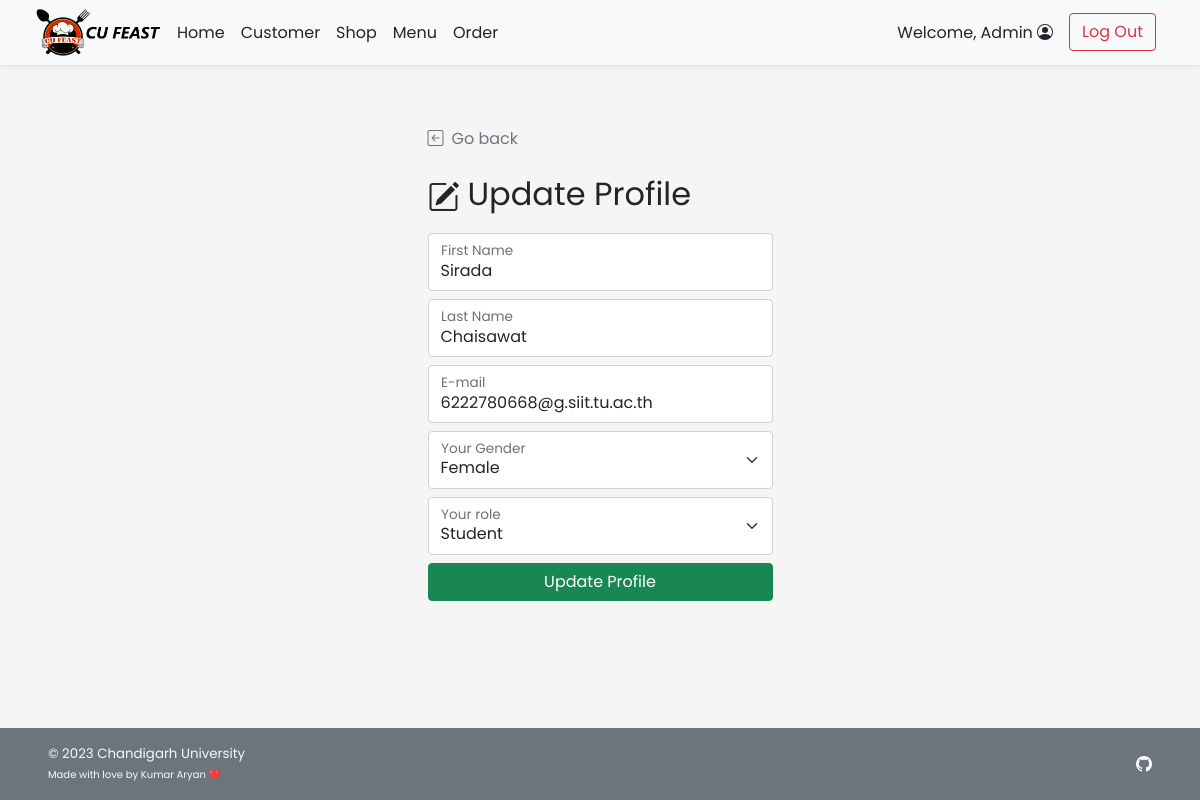
Page /admin/admin_customer_edit.php?c_id=2 (signed in) on the committed database.
### tables this page shows
CREATE TABLE `customer` (
  `c_id` int(11) NOT NULL,
  `c_username` varchar(45) NOT NULL,
  `c_pwd` varchar(45) NOT NULL,
  `c_firstname` varchar(45) NOT NULL,
  `c_lastname` varchar(45) NOT NULL,
  `c_email` varchar(100) NOT NULL,
  `c_gender` varchar(1) NOT NULL COMMENT 'M for Male, F for Female',
  `c_type` varchar(3) NOT NULL COMMENT 'Type of customer in this canteen (STD for student, INS for instructor, STF for staff, GUE for guest, ADM for admin, OTH for other)'
);

### admin/admin_customer_edit.php (the view, shortened to what this page needs)
<!DOCTYPE html>
<html lang="en">
<head>
    <?php
        include("../conn_db.php");
        include('../head.php');
    ?>
    <link href="../css/main.css" rel="stylesheet">
    <link href="../css/login.css" rel="stylesheet">
</head>
<body class="d-flex flex-column h-100">
    <?php include('nav_header_admin.php')?>
    <div class="container form-signin mt-auto w-50">
        <a class="nav nav-item text-decoration-none text-muted" href="#" onclick="history.back();">
            <i class="bi bi-arrow-left-square me-2"></i>Go back
        </a>
        <?php
            $c_id = $_GET["c_id"];
            $query = "SELECT c_firstname,c_lastname,c_email,c_gender,c_type FROM customer WHERE c_id = {$c_id} LIMIT 0,1";
            $result = $mysqli ->query($query);
            $row = $result -> fetch_array();
        ?>
        <form method="POST" action="admin_customer_edit.php" class="form-floating">
            <h2 class="mt-4 mb-3 fw-normal text-bold"><i class="bi bi-pencil-square me-2"></i>Update Profile</h2>
            <div class="form-floating mb-2">
                <input type="text" class="form-control" id="firstname" placeholder="First Name" name="firstname"
                value="<?php echo $row["c_firstname"];?>" required>
                <label for="firstname">First Name</label>
            </div>
            <div class="form-floating mb-2">
                <input type="text" class="form-control" id="lastname" placeholder="Last Name" value="<?php echo $row["c_lastname"];?>" name="lastname" required>
                <label for="lastname">Last Name</label>
            </div>
            <div class="form-floating mb-2">
                <input type="email" class="form-control" id="email" placeholder="E-mail" name="email" value="<?php echo $row["c_email"];?>" required>
                <label for="email">E-mail</label>
            </div>
            <div class="form-floating">
                <select class="form-select mb-2" id="gender" name="gender">
                    <option value="F" <?php if($row["c_gender"]=="F"){echo "selected";}?>>Female</option>
                </select>
                <label for="gender">Your Gender</label>
            </div>
            <div class="form-floating">
                <select class="form-select mb-2" id="type" name="type">
                    <option value="STD" <?php if($row["c_type"]=="STD"){echo "selected";}?>>Student</option>
                </select>
                <label for="gender">Your role</label>
            </div>
            <button class="w-100 btn btn-success mb-3" name="upd_confirm" type="submit">Update Profile</button>
        </form>
    </div>
    <footer
    class="footer d-flex flex-wrap justify-content-between align-items-center px-5 py-3 mt-auto bg-secondary text-light">
        <span class="smaller-font">&copy; 2023 Chandigarh University<br /><span class="xsmall-font">Made with love by Kumar Aryan ❤️</span></span>
        <ul class="nav justify-content-end list-unstyled d-flex">
            <li class="ms-3"><a class="text-light" target="_blank" href="https://github.com/kumararyan0530"><i
                        class="bi bi-github"></i></a></li>
        </ul>
    </footer>
</body>
</html>

### css/main.css (style rules this page uses)
html { height: 100%; }
body { height: 100%; padding-top: 4rem; margin-bottom: -50px; font-family: 'Poppins', 'Noto Sans Thai', sans-serif; }
a { cursor: pointer; }
.bi { vertical-align: -.125em; fill: currentColor; }
.smaller-font { font-size: smaller; }
.xsmall-font { font-size: x-small; }

### css/login.css (style rules this page uses)
html, body { height: 100%; font-family: 'Poppins', 'Noto Sans Thai', sans-serif; }
body { background-color: #f5f5f5; padding-top: 4rem; margin-bottom: -50px; }
.form-signin { width: 100%; max-width: 375px; padding: 15px; margin: auto; }
.smaller-font { font-size: smaller; }
.xsmall-font { font-size: x-small; }

### rows in the picture
customer: firstname "Sirada", lastname "Chaisawat", email "6222780668@g.siit.tu.ac.th", gender "Female", type "Student"

### other values in the picture
$_SESSION['firstname'] "Admin"
